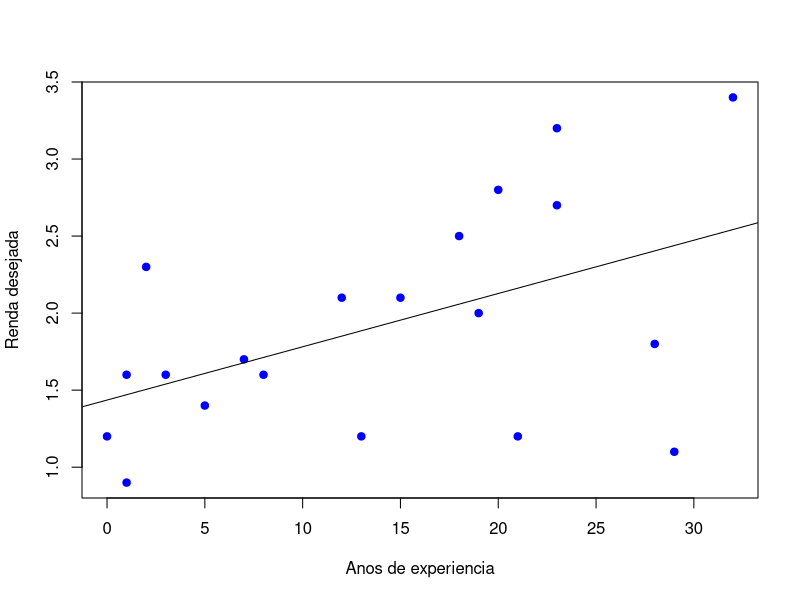
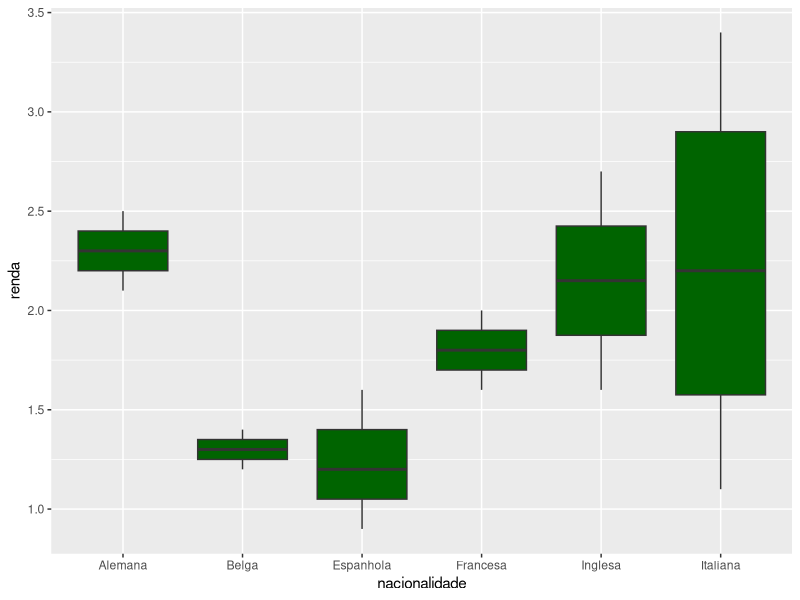
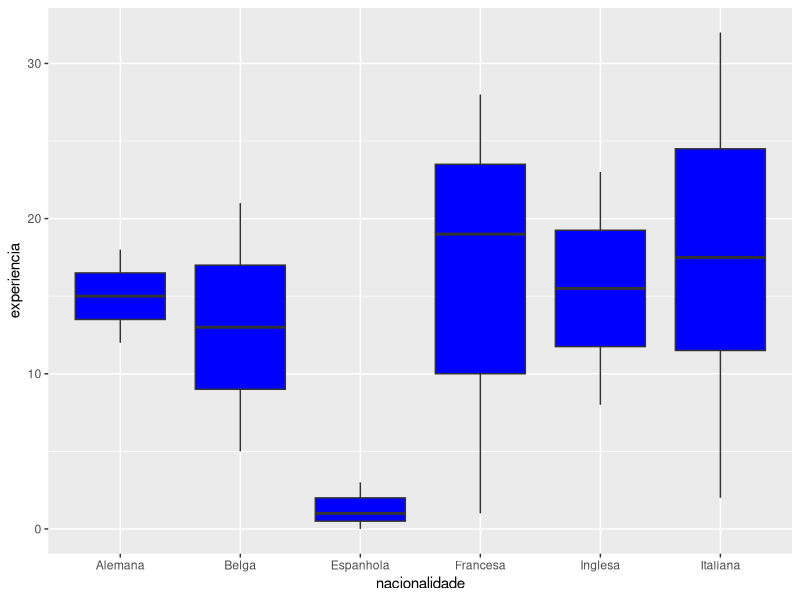

Write the R code that produced these figures, in order.
library(ggplot2) # ggplot2 para fazer os gráficos

# Criando um dataframe com as colunas de idade, nacionalidade, renda e experiência (Obrigado ChatoGPT!)
print("Tabela Original")
cat("\n")

df <- data.frame(
  idade = c(28, 34, 46, 26, 37, 29, 51, 31, 39, 43, 58, 44, 25, 23, 52, 42, 48, 33, 38, 46),
  nacionalidade = c("Italiana", "Inglesa", "Belga", "Espanhola", "Italiana", "Espanhola", 
                    "Francesa", "Belga", "Italiana", "Italiana", "Italiana", "Inglesa", 
                    "Francesa", "Espanhola", "Italiana", "Alemana", "Francesa", "Italiana", 
                    "Alemana", "Italiana"),
  renda = c(2.3, 1.6, 1.2, 0.9, 2.1, 1.6, 1.8, 1.4, 1.2, 2.8, 3.4, 2.7, 1.6, 1.2, 
            1.1, 2.5, 2.0, 1.7, 2.1, 3.2),
  experiencia = c(2, 8, 21, 1, 15, 3, 28, 5, 13, 20, 32, 23, 1, 0, 29, 18, 19, 7, 12, 23)
)

print(df)
cat("\n") # O uso do cat é para criar uma nova linha e espaçar as informações

print("Idade")
cat("\n")

# Para pegar só uma coluna do dataframe coloque df$nome_coluna
# Estatistícas de renda, idade e experiência

media_idade = mean(df$idade) 
mediana_idade = median(df$idade)
std_idade = sd(df$idade)
sprintf("Media de idade dos candidatos: %f", media_idade)
sprintf("Mediana das idades dos candidatos: %f", mediana_idade)
sprintf("Desvio padrao das idades dos candidatos: %f", std_idade)

cat("\n")

print("Renda")
cat("\n")

media_renda = mean(df$renda)
mediana_renda = median(df$renda)
std_renda = sd(df$renda)
sprintf("Media da renda desejada pelos candidatos: %f", media_renda)
sprintf("Mediana da renda desejada pelos candidatos: %f", mediana_renda)
sprintf("Desvio padrao das rendas desejadas pelos candidatos: %f", std_renda)

cat("\n")

print("Experiencia")
cat("\n")

media_exp = mean(df$experiencia)
mediana_exp = median(df$experiencia)
std_exp = sd(df$experiencia)
sprintf("Media de anos de experiencia dos candidatos: %f", media_exp)
sprintf("Mediana dos anos de experiencia dos candidatos: %f", mediana_exp)
sprintf("Desvio padrao dos anos de experiencia dos candidatos: %f", std_exp)

cat("\n")

# Agora mostrando os dataframes divididos por nacionalidade e fazendo os devidos cálculos
# Use subset para criar outro dataframe a partir de um dado específico

# Copia e cola infinito abaixo para printar cada dataframe

print("Dataframes divididos por nacionalidade: ")
cat("\n")

df_italiana <- subset(df, nacionalidade == "Italiana")
df_inglesa <- subset(df, nacionalidade == "Inglesa")
df_belga <- subset(df, nacionalidade == "Belga")
df_espanhola <- subset(df, nacionalidade == "Espanhola")
df_francesa <- subset(df, nacionalidade == "Francesa")
df_alema <- subset(df, nacionalidade == "Alemana")

print("Italianos")
cat("\n")

print(df_italiana)
rendaMedia_ita <- mean(df_italiana$renda)
expMedia_ita <- mean(df_italiana$experiencia)
cat("\n")
sprintf("Renda media italiana: %f", rendaMedia_ita)
sprintf("Experiencia media italiana: %f", expMedia_ita)
cat("\n")

print("Ingleses")
cat("\n")

print(df_inglesa)
rendaMedia_eng <- mean(df_inglesa$renda)
expMedia_eng <- mean(df_inglesa$experiencia)
cat("\n")
sprintf("Renda media inglesa: %f", rendaMedia_eng)
sprintf("Experiencia media inglesa: %f", expMedia_eng)
cat("\n")

print("Belgas")
cat("\n")

print(df_belga)
rendaMedia_bel <- mean(df_belga$renda)
expMedia_bel <- mean(df_belga$experiencia)
cat("\n")
sprintf("Renda media dos belgas: %f", rendaMedia_bel)
sprintf("Experiencia media dos belgas: %f", expMedia_bel)
cat("\n")

print("Espanhois")
cat("\n")

print(df_espanhola)
rendaMedia_esp <- mean(df_espanhola$renda)
expMedia_esp <- mean(df_espanhola$experiencia)
cat("\n")
sprintf("Renda media dos espanhois: %f", rendaMedia_esp)
sprintf("Experiencia media dos espanhois: %f", expMedia_esp)
cat("\n")

print("Franceses")
cat("\n")

print(df_francesa)
rendaMedia_fra <- mean(df_francesa$renda)
expMedia_fra <- mean(df_francesa$experiencia)
cat("\n")
sprintf("Renda media dos franceses: %f", rendaMedia_fra)
sprintf("Experiencia media dos franceses: %f", expMedia_fra)
cat("\n")

print("Alemaes")
cat("\n")

print(df_alema)
rendaMedia_ger <- mean(df_alema$renda)
expMedia_ger <- mean(df_alema$experiencia)
cat("\n")
sprintf("Renda media dos alemaes: %f", rendaMedia_ger)
sprintf("Experiencia media dos alemaes: %f", expMedia_ger)
cat("\n")


plot(df$experiencia, df$renda, xlab = "Anos de experiencia", # Plotando o gráfico de Renda x Experiência e traçando uma reta indicando
                                                             # correlação entre os dados
    ylab = "Renda desejada", col = "blue", pch = 19)

model <- lm(df$renda ~ df$experiencia, data = df)
abline(model)

correlacao <- cor(df$experiencia, df$renda, method = 'pearson') # Calculando o coeficiente de correlação de Pearson.
sprintf("Coeficiente de correlacao de Pearson: %f", correlacao) # Por ser próximo de 0.5 a correlação existe e é razoável


# Plotando boxplots para cada nacionalidade e dados associados

boxplot <- ggplot(df, aes(x=nacionalidade, y=renda))+
            geom_boxplot(fill = "dark green")

boxplot

boxplot <- ggplot(df, aes(x=nacionalidade, y=experiencia))+
            geom_boxplot(fill = "blue")

boxplot
